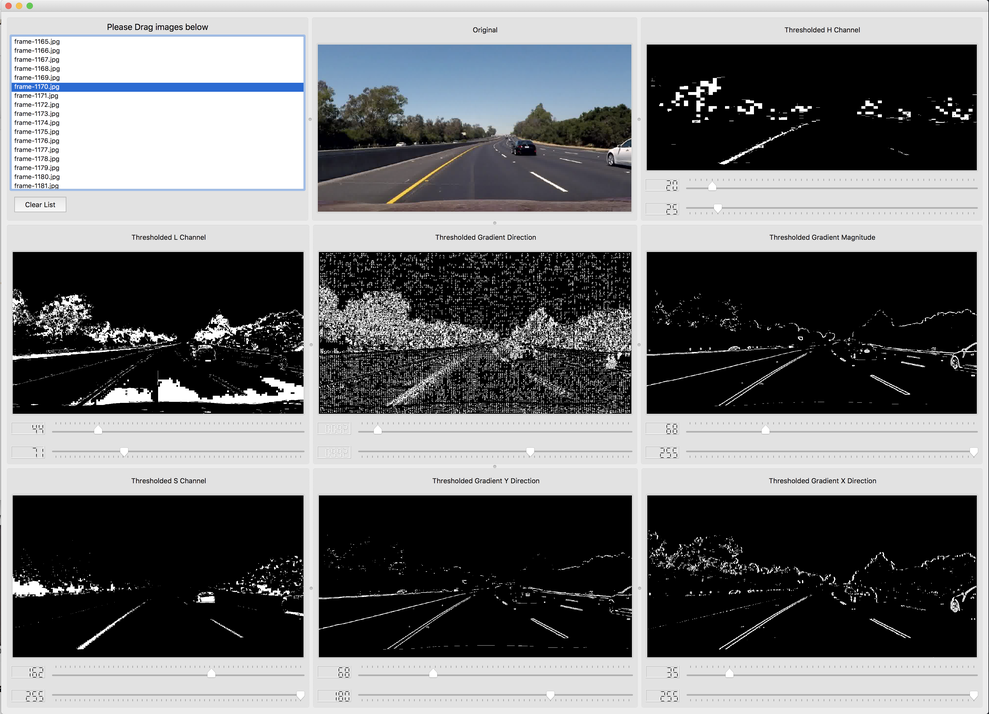
#> input picture example1.png, 989 x 714 px, shrunk from 3728 x 2692 before the run
$ python -i utils.py   (imports and definitions only)   (older library calls are emulated)
#> lines starting #> are read from the running program, lines starting #| are printed output that depends on the picture
import cv2
import numpy as np
import math
import matplotlib.image as mpimg


def soebel_filter(img, direction='x', sobel_kernel=7, thresh_min=20, thresh_max=100):
    # convert to gray
#> called with direction = 'x', sobel_kernel = 7, thresh_min = 20, thresh_max = 100
    gray = cv2.cvtColor(img, cv2.COLOR_RGB2GRAY)
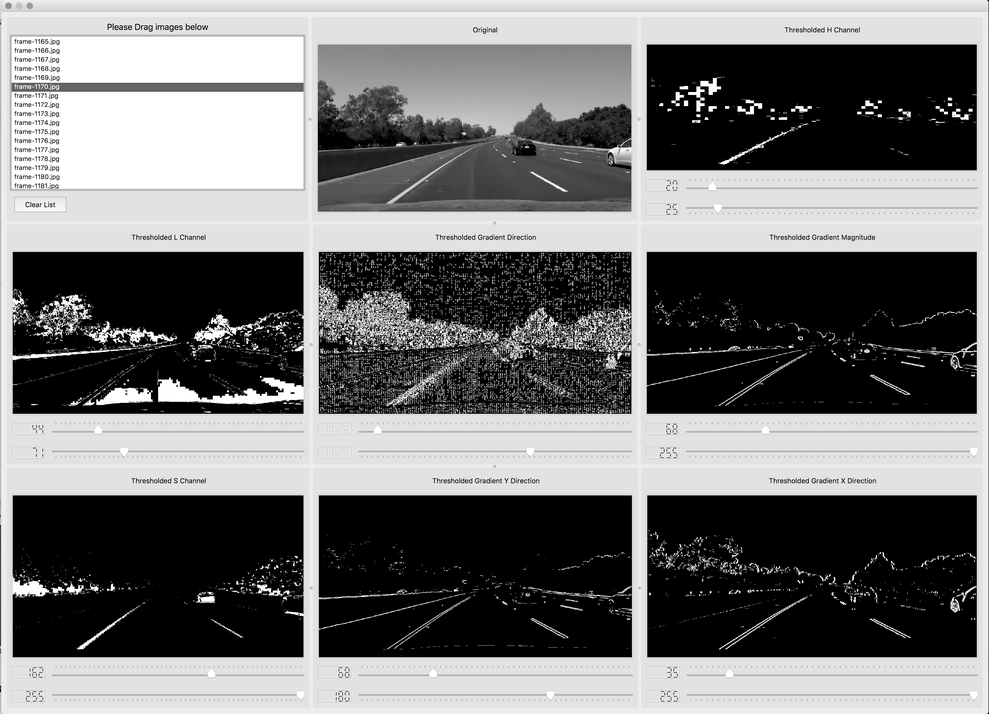
#> gray: shape (714, 989); min 0, max 255, mean 115.5
    # Calculate the derivative in the  direction
    if direction == 'x':
        _sobel = cv2.Sobel(gray, cv2.CV_64F, 1, 0, ksize=sobel_kernel)
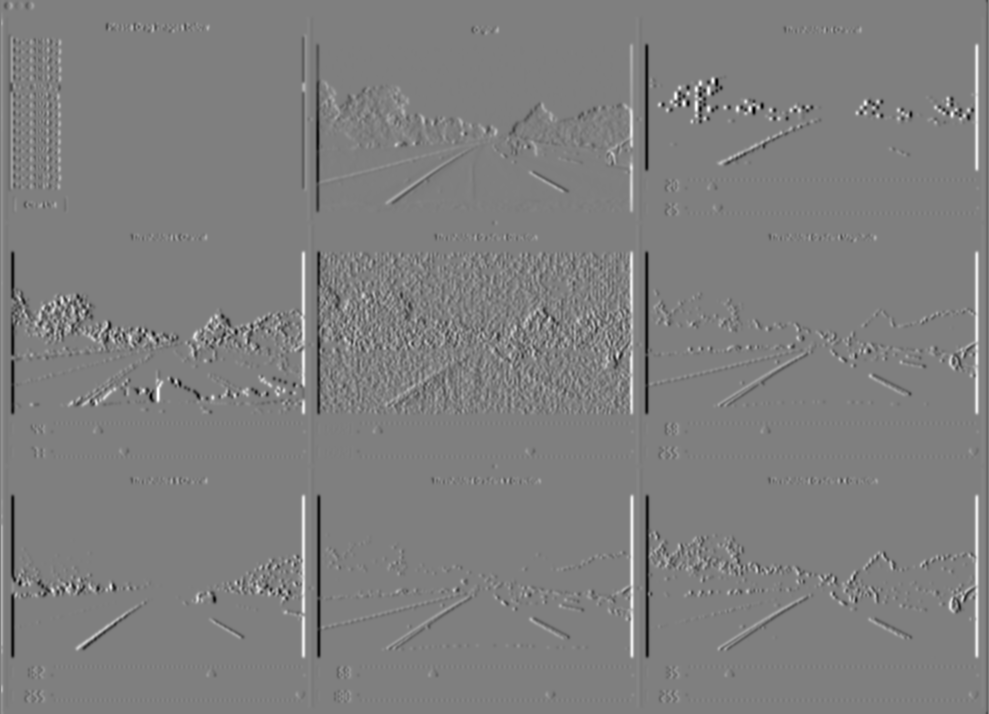
#> _sobel: shape (714, 989) float64; min -161836, max 162304, mean 3.9; drawn with min black and max white
    elif direction == 'y':
        _sobel = cv2.Sobel(gray, cv2.CV_64F, 0, 1, ksize=sobel_kernel)
    abs_sobelx = np.absolute(_sobel)
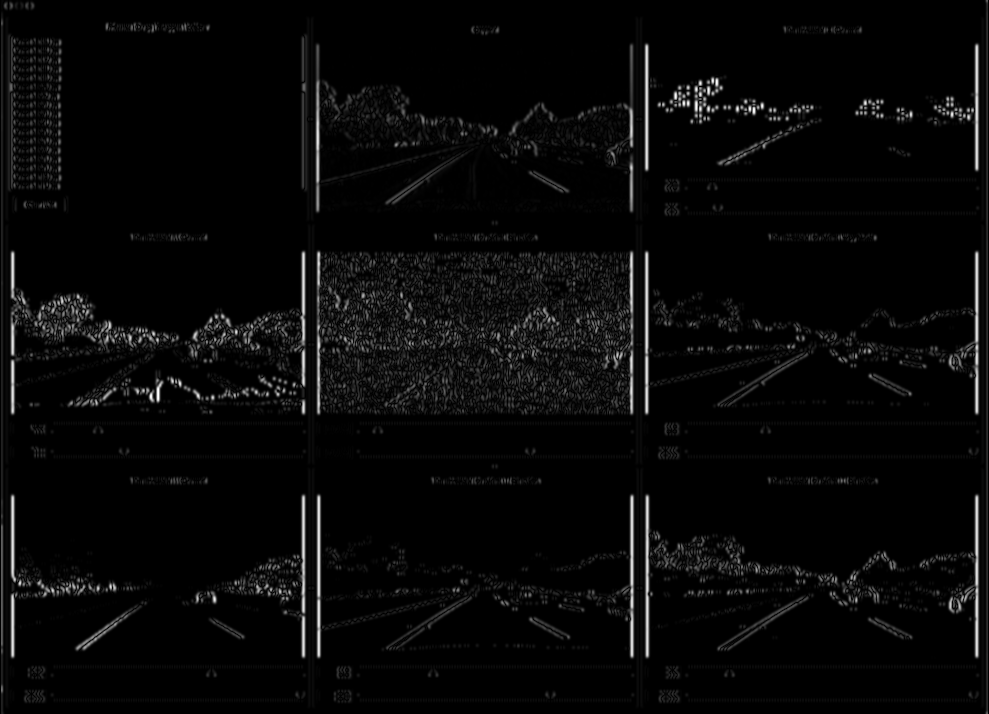
#> abs_sobelx: shape (714, 989) float64; min 0, max 162304, mean 5249; drawn with min black and max white
    # Convert the absolute value image to 8-bit:
    scaled_sobel = np.uint8(255*abs_sobelx/np.max(abs_sobelx))

    sxbinary = np.zeros_like(scaled_sobel, np.uint8)
    sxbinary[(scaled_sobel >= thresh_min) & (scaled_sobel <= thresh_max)] = 255

    return sxbinary

# Define a function to return the magnitude of the gradient
# for a given sobel kernel size and threshold values
# [78 lines left out: functions mag_thresh, dir_thresh, s_select, l_select, h_select, laplacian and 1 more, not called in this run]

>>> import cv2
>>> picture = cv2.cvtColor(cv2.imread('../example1.png'), cv2.COLOR_BGR2RGB)
>>> result = soebel_filter(picture)
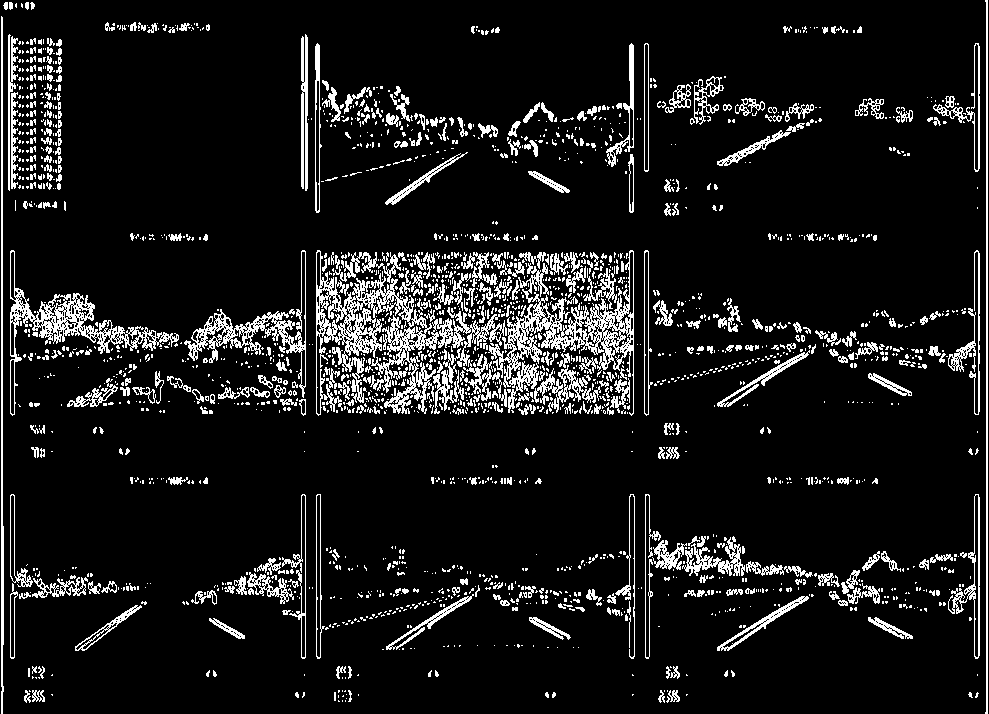
#> result: shape (714, 989); 10% white in thin lines or dots
